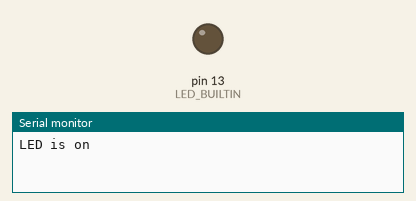
This sketch was run on a simulated Arduino Uno, built with avr-gcc and run on an emulated ATmega328P. Parts: output pins drawn as LEDs (lit = HIGH), the last lines printed to the serial monitor.

Above: at 0.7 s.
At 5.2 s:
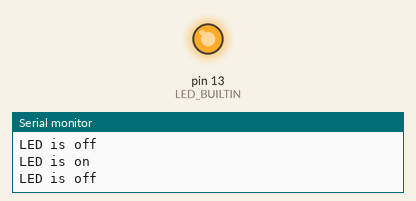
Timing chart, 0 to 6.9 s (numbered marks = the images above):
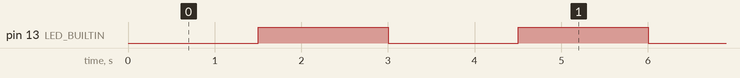

The sketch:

LED_blinking.ino
```cpp
void setup() {
  // put your setup code here, to run once:
  pinMode(LED_BUILTIN,OUTPUT);
  Serial.begin(9600);
}

void loop() {
  // put your main code here, to run repeatedly:
  digitalWrite(LED_BUILTIN,LOW);
  Serial.println("LED is on");
  delay(1500);
  digitalWrite(LED_BUILTIN,HIGH);
  Serial.println("LED is off");
  delay(1500);

}
```

Measured:
- by itself, pin 13 (LED_BUILTIN): alternates HIGH for 1.5 s and LOW for 1.5 s
